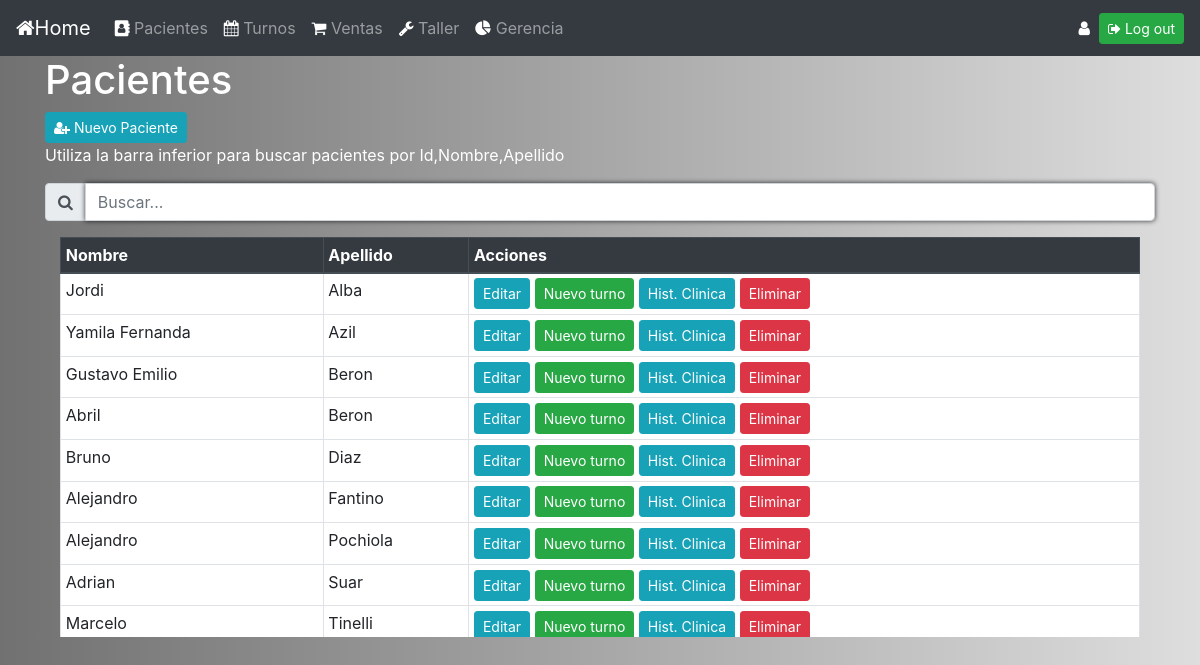
The app's page /pacientes (signed in), older data.
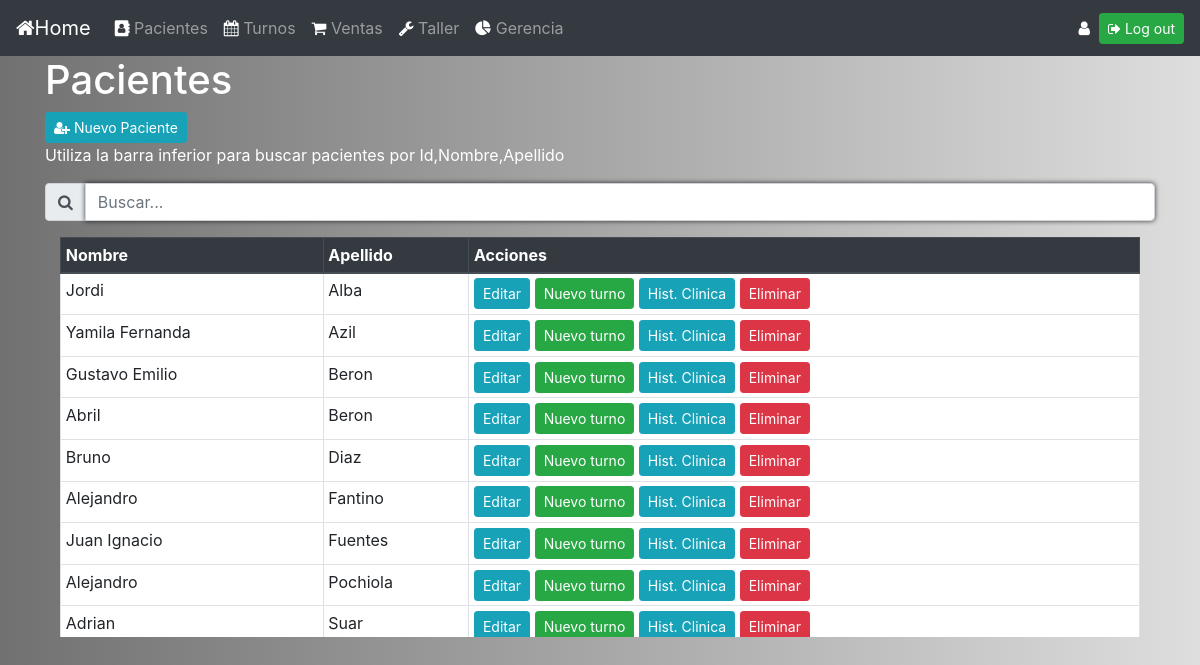
The same page, newer data.
### gestion_consultorio/models.py (models this page shows, shortened)
class paciente(models.Model):
    nombre = models.CharField(max_length=64)
    apellido = models.CharField(max_length=64)

### gestion_consultorio/views.py (the view, shortened to what this page needs)
# urls.py: path('pacientes', views.pacientes, name='pacientes'),
@login_required(login_url='login_view')
@user_passes_test(acceso_pacientes, login_url='errorpermisos')
def pacientes(request):
    return render(request,"pacientes.html", {"medicos":medico.objects.all(),"pacientes": paciente.objects.all().order_by('apellido'), "form": FormNuevoPaciente()})

### gestion_consultorio/views.py
class FormNuevoPaciente(forms.Form):
    nombre = forms.CharField(label="Nombre")
    apellido =forms.CharField(label="Apellido")

### gestion_consultorio/views.py (called while the page is built)
def acceso_pacientes(user):
    return user.groups.filter(name__in=['Medicos','Secretarias']).exists()

### gestion_consultorio/templates/pacientes.html (shortened to what this page needs)
{% extends "layout.html" %}
{% block body %}
<div class="container">
  <h1 style="color:white">Pacientes</h1>
  {% if perms.gestion_consultorio.change_paciente %}
    <button type="button" class="btn btn-info btn-sm" data-toggle="modal" data-target="#nuevo_paciente"><i class="fa fa-user-plus" aria-hidden="true"></i> Nuevo Paciente</button>
  {% else %}
    <button type="button" class="btn btn-info btn-sm" disabled><i class="fa fa-user-plus" aria-hidden="true"></i> Nuevo Paciente</button>
  {% endif %}
  <p style="color:white">Utiliza la barra inferior para buscar pacientes por Id,Nombre,Apellido</p>
  <div class="input-group mb-3">
    <div class="input-group-prepend">
      <span class="input-group-text" id="basic-addon1"><i class="fa fa-search"></i></span>
    </div>
    <input type="text" class="form-control" id="buscar_tabla" placeholder="Buscar..." aria-label="Username" aria-describedby="basic-addon1">
  </div>
</div>
<div class="container">
  <div id="div1" class ="col-md-12">
    <table border="1" class="table table-hover table-bordered bg-white table-sm">
      <thead class="thead-dark">
        <tr>
          <th scope="col">Nombre</th>
          <th scope="col">Apellido</th>
          <th scope="col">Acciones</th>
        </tr>
      </thead>
      <tbody id="tabla_pacientes">
        {% for unPaciente in pacientes %}
          <tr>
            <td>{{unPaciente.nombre}}</td>
            <td>{{unPaciente.apellido}}</td>
            <td>
              {% if perms.gestion_consultorio.change_paciente %}
                <button type="button" class="btn btn-info btn-sm" data-toggle="modal" data-target="#editar_paciente" onclick="editar_paciente(this);" value="{{unPaciente.id}},{{unPaciente.nombre}},{{unPaciente.apellido}}">Editar</button>
                <button type="button" class="btn btn-success btn-sm" data-toggle="modal" data-target="#nuevo_turno" onclick="mostrarvalor(this);" value="{{unPaciente.id}},{{unPaciente.nombre}},{{unPaciente.apellido}}">Nuevo turno</button>
                <a href="{% url 'historia_clinica' unPaciente.id %}" class="btn btn-info btn-sm">Hist. Clinica</a>
                <a href="{% url 'eliminar_paciente' unPaciente.id %}" class="btn btn-danger btn-sm btn-delete" id="btn-delete">Eliminar</a>
              {% endif %}
            </td>
          </tr>
        {% endfor %}
      </tbody>
    </table>
  </div>
</div>
{% endblock %}

Row changes from the older to the newer data that the page shows:
no longer on this page (row unchanged): paciente: nombre "Marcelo", apellido "Tinelli"
added paciente: nombre "Juan Ignacio", apellido "Fuentes"
